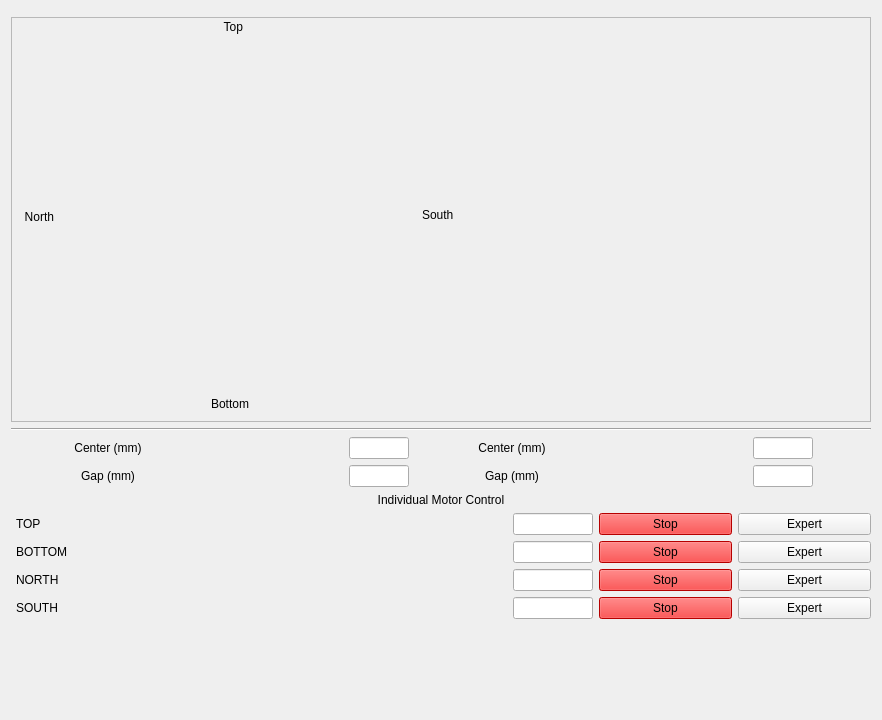
<?xml version="1.0" encoding="UTF-8"?>
<ui version="4.0">
 <class>BeckhoffSlits</class>
 <widget class="PyDMFrame" name="BeckhoffSlits">
  <property name="geometry">
   <rect>
    <x>0</x>
    <y>0</y>
    <width>878</width>
    <height>720</height>
   </rect>
  </property>
  <property name="windowTitle">
   <string>Form</string>
  </property>
  <layout class="QVBoxLayout" name="verticalLayout">
   <item>
    <widget class="TyphosDisplayTitle" name="TyphosDisplayTitle">
     <property name="toolTip">
      <string/>
     </property>
     <property name="underline_midLineWidth" stdset="0">
      <number>-4</number>
     </property>
    </widget>
   </item>
   <item alignment="Qt::AlignHCenter">
    <widget class="QFrame" name="frame">
     <property name="minimumSize">
      <size>
       <width>860</width>
       <height>405</height>
      </size>
     </property>
     <property name="maximumSize">
      <size>
       <width>860</width>
       <height>16777215</height>
      </size>
     </property>
     <property name="frameShape">
      <enum>QFrame::StyledPanel</enum>
     </property>
     <property name="frameShadow">
      <enum>QFrame::Raised</enum>
     </property>
     <widget class="ClippedScale" name="top_blade">
      <property name="geometry">
       <rect>
        <x>190</x>
        <y>20</y>
        <width>71</width>
        <height>144</height>
       </rect>
      </property>
      <property name="sizePolicy">
       <sizepolicy hsizetype="Fixed" vsizetype="Fixed">
        <horstretch>0</horstretch>
        <verstretch>0</verstretch>
       </sizepolicy>
      </property>
      <property name="baseSize">
       <size>
        <width>0</width>
        <height>0</height>
       </size>
      </property>
      <property name="toolTip">
       <string/>
      </property>
      <property name="precision" stdset="0">
       <number>3</number>
      </property>
      <property name="precisionFromPV" stdset="0">
       <bool>false</bool>
      </property>
      <property name="channel" stdset="0">
       <string>ca://${prefix}:MMS:TOP.RBV</string>
      </property>
      <property name="showValue" stdset="0">
       <bool>false</bool>
      </property>
      <property name="showLimits" stdset="0">
       <bool>false</bool>
      </property>
      <property name="showTicks" stdset="0">
       <bool>false</bool>
      </property>
      <property name="orientation" stdset="0">
       <enum>Qt::Vertical</enum>
      </property>
      <property name="flipScale" stdset="0">
       <bool>false</bool>
      </property>
      <property name="invertedAppearance" stdset="0">
       <bool>false</bool>
      </property>
      <property name="barIndicator" stdset="0">
       <bool>true</bool>
      </property>
      <property name="backgroundColor" stdset="0">
       <color>
        <red>255</red>
        <green>170</green>
        <blue>0</blue>
       </color>
      </property>
      <property name="indicatorColor" stdset="0">
       <color>
        <red>0</red>
        <green>0</green>
        <blue>0</blue>
       </color>
      </property>
      <property name="scaleHeight" stdset="0">
       <number>80</number>
      </property>
      <property name="valuePosition" stdset="0">
       <enum>Qt::TopEdge</enum>
      </property>
      <property name="originAtZero" stdset="0">
       <bool>true</bool>
      </property>
      <property name="limitsFromChannel" stdset="0">
       <bool>true</bool>
      </property>
      <property name="userLowerLimit" stdset="0">
       <double>0.000000000000000</double>
      </property>
      <property name="userUpperLimit" stdset="0">
       <double>0.000000000000000</double>
      </property>
     </widget>
     <widget class="PyDMImageView" name="PyDMImageView">
      <property name="geometry">
       <rect>
        <x>451</x>
        <y>0</y>
        <width>400</width>
        <height>400</height>
       </rect>
      </property>
      <property name="toolTip">
       <string/>
      </property>
      <property name="alarmSensitiveBorder" stdset="0">
       <bool>false</bool>
      </property>
      <property name="colorMap" stdset="0">
       <enum>PyDMImageView::Jet</enum>
      </property>
      <property name="autoDownsample" stdset="0">
       <bool>false</bool>
      </property>
      <property name="normalizeData" stdset="0">
       <bool>false</bool>
      </property>
      <property name="dimensionOrder" stdset="0">
       <enum>PyDMImageView::WidthFirst</enum>
      </property>
      <property name="imageChannel" stdset="0">
       <string>pva://${cam}:${data_source}:Pva:Image</string>
      </property>
     </widget>
     <widget class="PyDMDrawingRectangle" name="PyDMDrawingRectangle">
      <property name="geometry">
       <rect>
        <x>191</x>
        <y>170</y>
        <width>71</width>
        <height>61</height>
       </rect>
      </property>
      <property name="toolTip">
       <string/>
      </property>
      <property name="brush" stdset="0">
       <brush brushstyle="CrossPattern">
        <color alpha="255">
         <red>255</red>
         <green>255</green>
         <blue>255</blue>
        </color>
       </brush>
      </property>
      <property name="penStyle" stdset="0">
       <enum>Qt::SolidLine</enum>
      </property>
      <property name="penColor" stdset="0">
       <color>
        <red>255</red>
        <green>255</green>
        <blue>255</blue>
       </color>
      </property>
     </widget>
     <widget class="QLabel" name="top_lbl">
      <property name="geometry">
       <rect>
        <x>211</x>
        <y>0</y>
        <width>21</width>
        <height>20</height>
       </rect>
      </property>
      <property name="text">
       <string>Top</string>
      </property>
      <property name="alignment">
       <set>Qt::AlignRight|Qt::AlignTrailing|Qt::AlignVCenter</set>
      </property>
     </widget>
     <widget class="QLabel" name="bottom_label">
      <property name="geometry">
       <rect>
        <x>200</x>
        <y>380</y>
        <width>47</width>
        <height>14</height>
       </rect>
      </property>
      <property name="text">
       <string>Bottom</string>
      </property>
     </widget>
     <widget class="ClippedScale" name="north_blade">
      <property name="enabled">
       <bool>false</bool>
      </property>
      <property name="geometry">
       <rect>
        <x>51</x>
        <y>160</y>
        <width>141</width>
        <height>71</height>
       </rect>
      </property>
      <property name="sizePolicy">
       <sizepolicy hsizetype="Expanding" vsizetype="Expanding">
        <horstretch>0</horstretch>
        <verstretch>0</verstretch>
       </sizepolicy>
      </property>
      <property name="toolTip">
       <string/>
      </property>
      <property name="lineWidth">
       <number>1</number>
      </property>
      <property name="midLineWidth">
       <number>0</number>
      </property>
      <property name="precision" stdset="0">
       <number>3</number>
      </property>
      <property name="precisionFromPV" stdset="0">
       <bool>false</bool>
      </property>
      <property name="channel" stdset="0">
       <string>ca://${prefix}:MMS:NORTH.RBV</string>
      </property>
      <property name="showValue" stdset="0">
       <bool>false</bool>
      </property>
      <property name="showLimits" stdset="0">
       <bool>false</bool>
      </property>
      <property name="showTicks" stdset="0">
       <bool>true</bool>
      </property>
      <property name="orientation" stdset="0">
       <enum>Qt::Horizontal</enum>
      </property>
      <property name="flipScale" stdset="0">
       <bool>false</bool>
      </property>
      <property name="invertedAppearance" stdset="0">
       <bool>true</bool>
      </property>
      <property name="barIndicator" stdset="0">
       <bool>true</bool>
      </property>
      <property name="backgroundColor" stdset="0">
       <color>
        <red>255</red>
        <green>170</green>
        <blue>0</blue>
       </color>
      </property>
      <property name="indicatorColor" stdset="0">
       <color>
        <red>0</red>
        <green>0</green>
        <blue>0</blue>
       </color>
      </property>
      <property name="scaleHeight" stdset="0">
       <number>80</number>
      </property>
      <property name="originAtZero" stdset="0">
       <bool>true</bool>
      </property>
      <property name="limitsFromChannel" stdset="0">
       <bool>true</bool>
      </property>
      <property name="userLowerLimit" stdset="0">
       <double>0.000000000000000</double>
      </property>
      <property name="userUpperLimit" stdset="0">
       <double>0.000000000000000</double>
      </property>
     </widget>
     <widget class="QLabel" name="south_label">
      <property name="geometry">
       <rect>
        <x>411</x>
        <y>190</y>
        <width>41</width>
        <height>16</height>
       </rect>
      </property>
      <property name="text">
       <string>South</string>
      </property>
     </widget>
     <widget class="ClippedScale" name="south_blade">
      <property name="enabled">
       <bool>false</bool>
      </property>
      <property name="geometry">
       <rect>
        <x>261</x>
        <y>160</y>
        <width>141</width>
        <height>71</height>
       </rect>
      </property>
      <property name="toolTip">
       <string/>
      </property>
      <property name="precision" stdset="0">
       <number>3</number>
      </property>
      <property name="precisionFromPV" stdset="0">
       <bool>false</bool>
      </property>
      <property name="alarmSensitiveBorder" stdset="0">
       <bool>false</bool>
      </property>
      <property name="channel" stdset="0">
       <string>ca://${prefix}:MMS:SOUTH.RBV</string>
      </property>
      <property name="showValue" stdset="0">
       <bool>false</bool>
      </property>
      <property name="showLimits" stdset="0">
       <bool>false</bool>
      </property>
      <property name="showTicks" stdset="0">
       <bool>false</bool>
      </property>
      <property name="orientation" stdset="0">
       <enum>Qt::Horizontal</enum>
      </property>
      <property name="flipScale" stdset="0">
       <bool>false</bool>
      </property>
      <property name="invertedAppearance" stdset="0">
       <bool>true</bool>
      </property>
      <property name="barIndicator" stdset="0">
       <bool>true</bool>
      </property>
      <property name="backgroundColor" stdset="0">
       <color>
        <red>0</red>
        <green>0</green>
        <blue>0</blue>
       </color>
      </property>
      <property name="indicatorColor" stdset="0">
       <color>
        <red>255</red>
        <green>170</green>
        <blue>0</blue>
       </color>
      </property>
      <property name="scaleHeight" stdset="0">
       <number>80</number>
      </property>
      <property name="valuePosition" stdset="0">
       <enum>Qt::TopEdge</enum>
      </property>
      <property name="limitsFromChannel" stdset="0">
       <bool>true</bool>
      </property>
      <property name="userLowerLimit" stdset="0">
       <double>0.000000000000000</double>
      </property>
      <property name="userUpperLimit" stdset="0">
       <double>0.000000000000000</double>
      </property>
     </widget>
     <widget class="ClippedScale" name="bottom_blade">
      <property name="geometry">
       <rect>
        <x>190</x>
        <y>230</y>
        <width>71</width>
        <height>144</height>
       </rect>
      </property>
      <property name="sizePolicy">
       <sizepolicy hsizetype="Expanding" vsizetype="Expanding">
        <horstretch>0</horstretch>
        <verstretch>0</verstretch>
       </sizepolicy>
      </property>
      <property name="toolTip">
       <string/>
      </property>
      <property name="precision" stdset="0">
       <number>3</number>
      </property>
      <property name="precisionFromPV" stdset="0">
       <bool>false</bool>
      </property>
      <property name="channel" stdset="0">
       <string>ca://${prefix}:MMS:BOTTOM.RBV</string>
      </property>
      <property name="showValue" stdset="0">
       <bool>false</bool>
      </property>
      <property name="showLimits" stdset="0">
       <bool>false</bool>
      </property>
      <property name="showTicks" stdset="0">
       <bool>true</bool>
      </property>
      <property name="orientation" stdset="0">
       <enum>Qt::Vertical</enum>
      </property>
      <property name="flipScale" stdset="0">
       <bool>false</bool>
      </property>
      <property name="invertedAppearance" stdset="0">
       <bool>false</bool>
      </property>
      <property name="barIndicator" stdset="0">
       <bool>true</bool>
      </property>
      <property name="backgroundColor" stdset="0">
       <color>
        <red>0</red>
        <green>0</green>
        <blue>0</blue>
       </color>
      </property>
      <property name="indicatorColor" stdset="0">
       <color>
        <red>255</red>
        <green>170</green>
        <blue>0</blue>
       </color>
      </property>
      <property name="scaleHeight" stdset="0">
       <number>80</number>
      </property>
      <property name="valuePosition" stdset="0">
       <enum>Qt::TopEdge</enum>
      </property>
      <property name="originAtZero" stdset="0">
       <bool>false</bool>
      </property>
      <property name="limitsFromChannel" stdset="0">
       <bool>true</bool>
      </property>
      <property name="userLowerLimit" stdset="0">
       <double>0.000000000000000</double>
      </property>
      <property name="userUpperLimit" stdset="0">
       <double>0.000000000000000</double>
      </property>
     </widget>
     <widget class="QLabel" name="north_label">
      <property name="geometry">
       <rect>
        <x>2</x>
        <y>190</y>
        <width>41</width>
        <height>20</height>
       </rect>
      </property>
      <property name="text">
       <string>North</string>
      </property>
      <property name="alignment">
       <set>Qt::AlignRight|Qt::AlignTrailing|Qt::AlignVCenter</set>
      </property>
     </widget>
    </widget>
   </item>
   <item>
    <widget class="Line" name="line">
     <property name="lineWidth">
      <number>1</number>
     </property>
     <property name="orientation">
      <enum>Qt::Horizontal</enum>
     </property>
    </widget>
   </item>
   <item>
    <layout class="QGridLayout" name="gridLayout">
     <property name="topMargin">
      <number>0</number>
     </property>
     <item row="0" column="2">
      <widget class="PyDMLineEdit" name="PyDMLineEdit_23">
       <property name="sizePolicy">
        <sizepolicy hsizetype="Minimum" vsizetype="Minimum">
         <horstretch>0</horstretch>
         <verstretch>0</verstretch>
        </sizepolicy>
       </property>
       <property name="maximumSize">
        <size>
         <width>60</width>
         <height>16777215</height>
        </size>
       </property>
       <property name="toolTip">
        <string/>
       </property>
       <property name="precision" stdset="0">
        <number>3</number>
       </property>
       <property name="precisionFromPV" stdset="0">
        <bool>false</bool>
       </property>
       <property name="channel" stdset="0">
        <string>ca://${prefix}:XCEN_REQ</string>
       </property>
      </widget>
     </item>
     <item row="1" column="2">
      <widget class="PyDMLineEdit" name="PyDMLineEdit_24">
       <property name="sizePolicy">
        <sizepolicy hsizetype="Minimum" vsizetype="Minimum">
         <horstretch>0</horstretch>
         <verstretch>0</verstretch>
        </sizepolicy>
       </property>
       <property name="maximumSize">
        <size>
         <width>60</width>
         <height>16777215</height>
        </size>
       </property>
       <property name="toolTip">
        <string/>
       </property>
       <property name="precision" stdset="0">
        <number>3</number>
       </property>
       <property name="precisionFromPV" stdset="0">
        <bool>false</bool>
       </property>
       <property name="channel" stdset="0">
        <string>ca://${prefix}:XWID_REQ</string>
       </property>
      </widget>
     </item>
     <item row="1" column="0">
      <widget class="QLabel" name="label_10">
       <property name="sizePolicy">
        <sizepolicy hsizetype="Minimum" vsizetype="Minimum">
         <horstretch>0</horstretch>
         <verstretch>0</verstretch>
        </sizepolicy>
       </property>
       <property name="maximumSize">
        <size>
         <width>80</width>
         <height>16777215</height>
        </size>
       </property>
       <property name="text">
        <string>Gap (mm)</string>
       </property>
       <property name="alignment">
        <set>Qt::AlignCenter</set>
       </property>
       <property name="margin">
        <number>0</number>
       </property>
       <property name="indent">
        <number>5</number>
       </property>
      </widget>
     </item>
     <item row="0" column="1">
      <widget class="PyDMLabel" name="PyDMLabel_47">
       <property name="sizePolicy">
        <sizepolicy hsizetype="Minimum" vsizetype="Minimum">
         <horstretch>0</horstretch>
         <verstretch>0</verstretch>
        </sizepolicy>
       </property>
       <property name="minimumSize">
        <size>
         <width>75</width>
         <height>0</height>
        </size>
       </property>
       <property name="maximumSize">
        <size>
         <width>60</width>
         <height>16777215</height>
        </size>
       </property>
       <property name="toolTip">
        <string/>
       </property>
       <property name="whatsThis">
        <string/>
       </property>
       <property name="precision" stdset="0">
        <number>3</number>
       </property>
       <property name="precisionFromPV" stdset="0">
        <bool>false</bool>
       </property>
       <property name="channel" stdset="0">
        <string>ca://${prefix}:ACTUAL_XCENTER_RBV</string>
       </property>
       <property name="displayFormat" stdset="0">
        <enum>PyDMLabel::Decimal</enum>
       </property>
      </widget>
     </item>
     <item row="0" column="0">
      <widget class="QLabel" name="label_9">
       <property name="sizePolicy">
        <sizepolicy hsizetype="Minimum" vsizetype="Minimum">
         <horstretch>0</horstretch>
         <verstretch>0</verstretch>
        </sizepolicy>
       </property>
       <property name="maximumSize">
        <size>
         <width>80</width>
         <height>16777215</height>
        </size>
       </property>
       <property name="text">
        <string>Center (mm)</string>
       </property>
       <property name="alignment">
        <set>Qt::AlignCenter</set>
       </property>
       <property name="margin">
        <number>0</number>
       </property>
       <property name="indent">
        <number>5</number>
       </property>
      </widget>
     </item>
     <item row="0" column="5">
      <widget class="PyDMLineEdit" name="PyDMLineEdit_7">
       <property name="sizePolicy">
        <sizepolicy hsizetype="Minimum" vsizetype="Minimum">
         <horstretch>0</horstretch>
         <verstretch>0</verstretch>
        </sizepolicy>
       </property>
       <property name="maximumSize">
        <size>
         <width>60</width>
         <height>16777215</height>
        </size>
       </property>
       <property name="toolTip">
        <string/>
       </property>
       <property name="precision" stdset="0">
        <number>3</number>
       </property>
       <property name="precisionFromPV" stdset="0">
        <bool>false</bool>
       </property>
       <property name="channel" stdset="0">
        <string>ca://${prefix}:YCEN_REQ</string>
       </property>
      </widget>
     </item>
     <item row="1" column="5">
      <widget class="PyDMLineEdit" name="PyDMLineEdit_8">
       <property name="sizePolicy">
        <sizepolicy hsizetype="Minimum" vsizetype="Minimum">
         <horstretch>0</horstretch>
         <verstretch>0</verstretch>
        </sizepolicy>
       </property>
       <property name="maximumSize">
        <size>
         <width>60</width>
         <height>16777215</height>
        </size>
       </property>
       <property name="toolTip">
        <string/>
       </property>
       <property name="precision" stdset="0">
        <number>3</number>
       </property>
       <property name="precisionFromPV" stdset="0">
        <bool>false</bool>
       </property>
       <property name="channel" stdset="0">
        <string>ca://${prefix}:YWID_REQ</string>
       </property>
      </widget>
     </item>
     <item row="1" column="4">
      <widget class="PyDMLabel" name="PyDMLabel_46">
       <property name="sizePolicy">
        <sizepolicy hsizetype="Minimum" vsizetype="Minimum">
         <horstretch>0</horstretch>
         <verstretch>0</verstretch>
        </sizepolicy>
       </property>
       <property name="minimumSize">
        <size>
         <width>75</width>
         <height>0</height>
        </size>
       </property>
       <property name="maximumSize">
        <size>
         <width>60</width>
         <height>16777215</height>
        </size>
       </property>
       <property name="toolTip">
        <string/>
       </property>
       <property name="whatsThis">
        <string/>
       </property>
       <property name="precision" stdset="0">
        <number>3</number>
       </property>
       <property name="precisionFromPV" stdset="0">
        <bool>false</bool>
       </property>
       <property name="channel" stdset="0">
        <string>ca://${prefix}:ACTUAL_YWIDTH_RBV</string>
       </property>
       <property name="displayFormat" stdset="0">
        <enum>PyDMLabel::Decimal</enum>
       </property>
      </widget>
     </item>
     <item row="1" column="1">
      <widget class="PyDMLabel" name="PyDMLabel_48">
       <property name="sizePolicy">
        <sizepolicy hsizetype="Minimum" vsizetype="Minimum">
         <horstretch>0</horstretch>
         <verstretch>0</verstretch>
        </sizepolicy>
       </property>
       <property name="minimumSize">
        <size>
         <width>75</width>
         <height>0</height>
        </size>
       </property>
       <property name="maximumSize">
        <size>
         <width>60</width>
         <height>16777215</height>
        </size>
       </property>
       <property name="toolTip">
        <string/>
       </property>
       <property name="whatsThis">
        <string/>
       </property>
       <property name="precision" stdset="0">
        <number>3</number>
       </property>
       <property name="precisionFromPV" stdset="0">
        <bool>false</bool>
       </property>
       <property name="channel" stdset="0">
        <string>ca://${prefix}:ACTUAL_XWIDTH_RBV</string>
       </property>
       <property name="displayFormat" stdset="0">
        <enum>PyDMLabel::Decimal</enum>
       </property>
      </widget>
     </item>
     <item row="0" column="4">
      <widget class="PyDMLabel" name="PyDMLabel_45">
       <property name="sizePolicy">
        <sizepolicy hsizetype="Minimum" vsizetype="Minimum">
         <horstretch>0</horstretch>
         <verstretch>0</verstretch>
        </sizepolicy>
       </property>
       <property name="minimumSize">
        <size>
         <width>75</width>
         <height>0</height>
        </size>
       </property>
       <property name="maximumSize">
        <size>
         <width>60</width>
         <height>16777215</height>
        </size>
       </property>
       <property name="toolTip">
        <string/>
       </property>
       <property name="whatsThis">
        <string/>
       </property>
       <property name="precision" stdset="0">
        <number>3</number>
       </property>
       <property name="precisionFromPV" stdset="0">
        <bool>false</bool>
       </property>
       <property name="channel" stdset="0">
        <string>ca://${prefix}:ACTUAL_YCENTER_RBV</string>
       </property>
       <property name="displayFormat" stdset="0">
        <enum>PyDMLabel::Decimal</enum>
       </property>
      </widget>
     </item>
     <item row="0" column="3">
      <widget class="QLabel" name="label_11">
       <property name="sizePolicy">
        <sizepolicy hsizetype="Minimum" vsizetype="Minimum">
         <horstretch>0</horstretch>
         <verstretch>0</verstretch>
        </sizepolicy>
       </property>
       <property name="maximumSize">
        <size>
         <width>80</width>
         <height>16777215</height>
        </size>
       </property>
       <property name="text">
        <string>Center (mm)</string>
       </property>
       <property name="alignment">
        <set>Qt::AlignCenter</set>
       </property>
       <property name="margin">
        <number>0</number>
       </property>
       <property name="indent">
        <number>5</number>
       </property>
      </widget>
     </item>
     <item row="1" column="3">
      <widget class="QLabel" name="label_12">
       <property name="sizePolicy">
        <sizepolicy hsizetype="Minimum" vsizetype="Minimum">
         <horstretch>0</horstretch>
         <verstretch>0</verstretch>
        </sizepolicy>
       </property>
       <property name="maximumSize">
        <size>
         <width>80</width>
         <height>16777215</height>
        </size>
       </property>
       <property name="text">
        <string>Gap (mm)</string>
       </property>
       <property name="alignment">
        <set>Qt::AlignCenter</set>
       </property>
       <property name="margin">
        <number>0</number>
       </property>
       <property name="indent">
        <number>5</number>
       </property>
      </widget>
     </item>
    </layout>
   </item>
   <item>
    <widget class="QLabel" name="label_13">
     <property name="font">
      <font>
       <italic>false</italic>
      </font>
     </property>
     <property name="text">
      <string>Individual Motor Control</string>
     </property>
     <property name="alignment">
      <set>Qt::AlignCenter</set>
     </property>
    </widget>
   </item>
   <item>
    <layout class="QGridLayout" name="gridLayout_2">
     <property name="topMargin">
      <number>0</number>
     </property>
     <item row="2" column="1">
      <widget class="PyDMByteIndicator" name="PyDMByteIndicator_4">
       <property name="toolTip">
        <string/>
       </property>
       <property name="channel" stdset="0">
        <string>ca://${prefix}:MMS:NORTH.LLS</string>
       </property>
       <property name="onColor" stdset="0">
        <color>
         <red>255</red>
         <green>255</green>
         <blue>0</blue>
        </color>
       </property>
       <property name="showLabels" stdset="0">
        <bool>false</bool>
       </property>
       <property name="circles" stdset="0">
        <bool>true</bool>
       </property>
      </widget>
     </item>
     <item row="0" column="1">
      <widget class="PyDMByteIndicator" name="PyDMByteIndicator">
       <property name="toolTip">
        <string/>
       </property>
       <property name="channel" stdset="0">
        <string>ca://${prefix}:MMS:TOP.LLS</string>
       </property>
       <property name="onColor" stdset="0">
        <color>
         <red>255</red>
         <green>255</green>
         <blue>0</blue>
        </color>
       </property>
       <property name="showLabels" stdset="0">
        <bool>false</bool>
       </property>
       <property name="circles" stdset="0">
        <bool>true</bool>
       </property>
      </widget>
     </item>
     <item row="1" column="2">
      <widget class="PyDMLabel" name="PyDMLabel_2">
       <property name="maximumSize">
        <size>
         <width>80</width>
         <height>16777215</height>
        </size>
       </property>
       <property name="toolTip">
        <string/>
       </property>
       <property name="showUnits" stdset="0">
        <bool>true</bool>
       </property>
       <property name="channel" stdset="0">
        <string>ca://${prefix}:MMS:BOTTOM.RBV</string>
       </property>
      </widget>
     </item>
     <item row="0" column="3">
      <widget class="PyDMByteIndicator" name="PyDMByteIndicator_2">
       <property name="toolTip">
        <string/>
       </property>
       <property name="channel" stdset="0">
        <string>ca://${prefix}:MMS:TOP.HLS</string>
       </property>
       <property name="onColor" stdset="0">
        <color>
         <red>255</red>
         <green>255</green>
         <blue>0</blue>
        </color>
       </property>
       <property name="showLabels" stdset="0">
        <bool>false</bool>
       </property>
       <property name="circles" stdset="0">
        <bool>true</bool>
       </property>
      </widget>
     </item>
     <item row="1" column="0">
      <widget class="QLabel" name="label_4">
       <property name="text">
        <string>BOTTOM</string>
       </property>
       <property name="indent">
        <number>5</number>
       </property>
      </widget>
     </item>
     <item row="3" column="3">
      <widget class="PyDMByteIndicator" name="PyDMByteIndicator_8">
       <property name="toolTip">
        <string/>
       </property>
       <property name="channel" stdset="0">
        <string>ca://${prefix}:MMS:SOUTH.HLS</string>
       </property>
       <property name="onColor" stdset="0">
        <color>
         <red>255</red>
         <green>255</green>
         <blue>0</blue>
        </color>
       </property>
       <property name="showLabels" stdset="0">
        <bool>false</bool>
       </property>
       <property name="circles" stdset="0">
        <bool>true</bool>
       </property>
      </widget>
     </item>
     <item row="1" column="6">
      <widget class="PyDMShellCommand" name="PyDMShellCommand_2">
       <property name="toolTip">
        <string/>
       </property>
       <property name="text">
        <string>Expert</string>
       </property>
       <property name="commands" stdset="0">
        <stringlist>
         <string>typhos &quot;pcdsdevices.epics_motor.BeckhoffAxis[{'prefix':'${prefix}:MMS:BOTTOM','name':'${name}_bottom'}]&quot;</string>
        </stringlist>
       </property>
      </widget>
     </item>
     <item row="3" column="2">
      <widget class="PyDMLabel" name="PyDMLabel_4">
       <property name="maximumSize">
        <size>
         <width>80</width>
         <height>16777215</height>
        </size>
       </property>
       <property name="toolTip">
        <string/>
       </property>
       <property name="showUnits" stdset="0">
        <bool>true</bool>
       </property>
       <property name="channel" stdset="0">
        <string>ca://${prefix}:MMS:SOUTH.RBV</string>
       </property>
      </widget>
     </item>
     <item row="2" column="4">
      <widget class="PyDMLineEdit" name="PyDMLineEdit_3">
       <property name="sizePolicy">
        <sizepolicy hsizetype="Minimum" vsizetype="Fixed">
         <horstretch>0</horstretch>
         <verstretch>0</verstretch>
        </sizepolicy>
       </property>
       <property name="maximumSize">
        <size>
         <width>80</width>
         <height>16777215</height>
        </size>
       </property>
       <property name="toolTip">
        <string/>
       </property>
       <property name="channel" stdset="0">
        <string>ca://${prefix}:MMS:NORTH.VAL</string>
       </property>
      </widget>
     </item>
     <item row="2" column="0">
      <widget class="QLabel" name="label_3">
       <property name="text">
        <string>NORTH</string>
       </property>
       <property name="indent">
        <number>5</number>
       </property>
      </widget>
     </item>
     <item row="0" column="4">
      <widget class="PyDMLineEdit" name="PyDMLineEdit">
       <property name="sizePolicy">
        <sizepolicy hsizetype="Minimum" vsizetype="Fixed">
         <horstretch>0</horstretch>
         <verstretch>0</verstretch>
        </sizepolicy>
       </property>
       <property name="maximumSize">
        <size>
         <width>80</width>
         <height>16777215</height>
        </size>
       </property>
       <property name="toolTip">
        <string/>
       </property>
       <property name="channel" stdset="0">
        <string>ca://${prefix}:MMS:TOP.VAL</string>
       </property>
      </widget>
     </item>
     <item row="2" column="2">
      <widget class="PyDMLabel" name="PyDMLabel_3">
       <property name="maximumSize">
        <size>
         <width>80</width>
         <height>16777215</height>
        </size>
       </property>
       <property name="toolTip">
        <string/>
       </property>
       <property name="showUnits" stdset="0">
        <bool>true</bool>
       </property>
       <property name="channel" stdset="0">
        <string>ca://${prefix}:MMS:NORTH.RBV</string>
       </property>
      </widget>
     </item>
     <item row="3" column="5">
      <widget class="PyDMPushButton" name="PyDMPushButton_4">
       <property name="toolTip">
        <string/>
       </property>
       <property name="styleSheet">
        <string notr="true">background-color: red;</string>
       </property>
       <property name="text">
        <string>Stop</string>
       </property>
       <property name="channel" stdset="0">
        <string>ca://${prefix}:MMS:SOUTH.STOP</string>
       </property>
       <property name="pressValue" stdset="0">
        <string>1</string>
       </property>
      </widget>
     </item>
     <item row="3" column="1">
      <widget class="PyDMByteIndicator" name="PyDMByteIndicator_5">
       <property name="toolTip">
        <string/>
       </property>
       <property name="channel" stdset="0">
        <string>ca://${prefix}:MMS:SOUTH.LLS</string>
       </property>
       <property name="onColor" stdset="0">
        <color>
         <red>255</red>
         <green>255</green>
         <blue>0</blue>
        </color>
       </property>
       <property name="showLabels" stdset="0">
        <bool>false</bool>
       </property>
       <property name="circles" stdset="0">
        <bool>true</bool>
       </property>
      </widget>
     </item>
     <item row="1" column="4">
      <widget class="PyDMLineEdit" name="PyDMLineEdit_2">
       <property name="sizePolicy">
        <sizepolicy hsizetype="Minimum" vsizetype="Fixed">
         <horstretch>0</horstretch>
         <verstretch>0</verstretch>
        </sizepolicy>
       </property>
       <property name="maximumSize">
        <size>
         <width>80</width>
         <height>16777215</height>
        </size>
       </property>
       <property name="toolTip">
        <string/>
       </property>
       <property name="channel" stdset="0">
        <string>ca://${prefix}:MMS:BOTTOM.VAL</string>
       </property>
      </widget>
     </item>
     <item row="0" column="2">
      <widget class="PyDMLabel" name="PyDMLabel">
       <property name="maximumSize">
        <size>
         <width>80</width>
         <height>16777215</height>
        </size>
       </property>
       <property name="toolTip">
        <string/>
       </property>
       <property name="showUnits" stdset="0">
        <bool>true</bool>
       </property>
       <property name="channel" stdset="0">
        <string>ca://${prefix}:MMS:TOP.RBV</string>
       </property>
      </widget>
     </item>
     <item row="3" column="4">
      <widget class="PyDMLineEdit" name="PyDMLineEdit_4">
       <property name="sizePolicy">
        <sizepolicy hsizetype="Minimum" vsizetype="Fixed">
         <horstretch>0</horstretch>
         <verstretch>0</verstretch>
        </sizepolicy>
       </property>
       <property name="maximumSize">
        <size>
         <width>80</width>
         <height>16777215</height>
        </size>
       </property>
       <property name="toolTip">
        <string/>
       </property>
       <property name="channel" stdset="0">
        <string>ca://${prefix}:MMS:SOUTH.VAL</string>
       </property>
      </widget>
     </item>
     <item row="0" column="0">
      <widget class="QLabel" name="label">
       <property name="text">
        <string>TOP</string>
       </property>
       <property name="indent">
        <number>5</number>
       </property>
      </widget>
     </item>
     <item row="2" column="6">
      <widget class="PyDMShellCommand" name="PyDMShellCommand_3">
       <property name="toolTip">
        <string/>
       </property>
       <property name="text">
        <string>Expert</string>
       </property>
       <property name="commands" stdset="0">
        <stringlist>
         <string>typhos &quot;pcdsdevices.epics_motor.BeckhoffAxis[{'prefix':'${prefix}:MMS:NORTH','name':'${name}_north'}]&quot;</string>
        </stringlist>
       </property>
      </widget>
     </item>
     <item row="1" column="1">
      <widget class="PyDMByteIndicator" name="PyDMByteIndicator_3">
       <property name="toolTip">
        <string/>
       </property>
       <property name="channel" stdset="0">
        <string>ca://${prefix}:MMS:BOTTOM.LLS</string>
       </property>
       <property name="onColor" stdset="0">
        <color>
         <red>255</red>
         <green>255</green>
         <blue>0</blue>
        </color>
       </property>
       <property name="showLabels" stdset="0">
        <bool>false</bool>
       </property>
       <property name="circles" stdset="0">
        <bool>true</bool>
       </property>
      </widget>
     </item>
     <item row="0" column="6">
      <widget class="PyDMShellCommand" name="PyDMShellCommand">
       <property name="toolTip">
        <string/>
       </property>
       <property name="text">
        <string>Expert</string>
       </property>
       <property name="showIcon" stdset="0">
        <bool>true</bool>
       </property>
       <property name="commands" stdset="0">
        <stringlist>
         <string>typhos &quot;pcdsdevices.epics_motor.BeckhoffAxis[{'prefix':'${prefix}:MMS:TOP','name':'${name}_top'}]&quot;</string>
        </stringlist>
       </property>
      </widget>
     </item>
     <item row="3" column="6">
      <widget class="PyDMShellCommand" name="PyDMShellCommand_4">
       <property name="toolTip">
        <string/>
       </property>
       <property name="text">
        <string>Expert</string>
       </property>
       <property name="commands" stdset="0">
        <stringlist>
         <string>typhos &quot;pcdsdevices.epics_motor.BeckhoffAxis[{'prefix':'${prefix}:MMS:SOUTH','name':'${name}_south'}]&quot;</string>
        </stringlist>
       </property>
      </widget>
     </item>
     <item row="0" column="5">
      <widget class="PyDMPushButton" name="PyDMPushButton">
       <property name="toolTip">
        <string/>
       </property>
       <property name="styleSheet">
        <string notr="true">background-color: red;</string>
       </property>
       <property name="text">
        <string>Stop</string>
       </property>
       <property name="channel" stdset="0">
        <string>ca://${prefix}:MMS:TOP.STOP</string>
       </property>
       <property name="pressValue" stdset="0">
        <string>1</string>
       </property>
      </widget>
     </item>
     <item row="1" column="3">
      <widget class="PyDMByteIndicator" name="PyDMByteIndicator_6">
       <property name="toolTip">
        <string/>
       </property>
       <property name="channel" stdset="0">
        <string>ca://${prefix}:MMS:BOTTOM.HLS</string>
       </property>
       <property name="onColor" stdset="0">
        <color>
         <red>255</red>
         <green>255</green>
         <blue>0</blue>
        </color>
       </property>
       <property name="showLabels" stdset="0">
        <bool>false</bool>
       </property>
       <property name="circles" stdset="0">
        <bool>true</bool>
       </property>
      </widget>
     </item>
     <item row="3" column="0">
      <widget class="QLabel" name="label_2">
       <property name="text">
        <string>SOUTH</string>
       </property>
       <property name="indent">
        <number>5</number>
       </property>
      </widget>
     </item>
     <item row="2" column="3">
      <widget class="PyDMByteIndicator" name="PyDMByteIndicator_7">
       <property name="toolTip">
        <string/>
       </property>
       <property name="channel" stdset="0">
        <string>ca://${prefix}:MMS:NORTH.HLS</string>
       </property>
       <property name="onColor" stdset="0">
        <color>
         <red>255</red>
         <green>255</green>
         <blue>0</blue>
        </color>
       </property>
       <property name="showLabels" stdset="0">
        <bool>false</bool>
       </property>
       <property name="circles" stdset="0">
        <bool>true</bool>
       </property>
      </widget>
     </item>
     <item row="1" column="5">
      <widget class="PyDMPushButton" name="PyDMPushButton_2">
       <property name="toolTip">
        <string/>
       </property>
       <property name="styleSheet">
        <string notr="true">background-color: red;</string>
       </property>
       <property name="text">
        <string>Stop</string>
       </property>
       <property name="channel" stdset="0">
        <string>ca://${prefix}:MMS:BOTTOM.STOP</string>
       </property>
       <property name="pressValue" stdset="0">
        <string>1</string>
       </property>
      </widget>
     </item>
     <item row="2" column="5">
      <widget class="PyDMPushButton" name="PyDMPushButton_3">
       <property name="toolTip">
        <string/>
       </property>
       <property name="styleSheet">
        <string notr="true">background-color: red;</string>
       </property>
       <property name="text">
        <string>Stop</string>
       </property>
       <property name="channel" stdset="0">
        <string>ca://${prefix}:MMS:NORTH.STOP</string>
       </property>
       <property name="pressValue" stdset="0">
        <string>1</string>
       </property>
      </widget>
     </item>
    </layout>
   </item>
   <item>
    <spacer name="verticalSpacer">
     <property name="orientation">
      <enum>Qt::Vertical</enum>
     </property>
     <property name="sizeHint" stdset="0">
      <size>
       <width>20</width>
       <height>40</height>
      </size>
     </property>
    </spacer>
   </item>
  </layout>
 </widget>
 <customwidgets>
  <customwidget>
   <class>PyDMLabel</class>
   <extends>QLabel</extends>
   <header>pydm.widgets.label</header>
  </customwidget>
  <customwidget>
   <class>PyDMByteIndicator</class>
   <extends>QWidget</extends>
   <header>pydm.widgets.byte</header>
  </customwidget>
  <customwidget>
   <class>PyDMDrawingRectangle</class>
   <extends>QWidget</extends>
   <header>pydm.widgets.drawing</header>
  </customwidget>
  <customwidget>
   <class>PyDMFrame</class>
   <extends>QFrame</extends>
   <header>pydm.widgets.frame</header>
   <container>1</container>
  </customwidget>
  <customwidget>
   <class>PyDMImageView</class>
   <extends>QWidget</extends>
   <header>pydm.widgets.image</header>
  </customwidget>
  <customwidget>
   <class>PyDMLineEdit</class>
   <extends>QLineEdit</extends>
   <header>pydm.widgets.line_edit</header>
  </customwidget>
  <customwidget>
   <class>PyDMPushButton</class>
   <extends>QPushButton</extends>
   <header>pydm.widgets.pushbutton</header>
  </customwidget>
  <customwidget>
   <class>PyDMShellCommand</class>
   <extends>QPushButton</extends>
   <header>pydm.widgets.shell_command</header>
  </customwidget>
  <customwidget>
   <class>PyDMScaleIndicator</class>
   <extends>QFrame</extends>
   <header>pydm.widgets.scale</header>
  </customwidget>
  <customwidget>
   <class>TyphosDisplayTitle</class>
   <extends>QFrame</extends>
   <header>typhos.display</header>
  </customwidget>
  <customwidget>
   <class>ClippedScale</class>
   <extends>PyDMScaleIndicator</extends>
   <header location="global">pcdsdevices.widgets.ClippedScale</header>
  </customwidget>
 </customwidgets>
 <resources/>
 <connections/>
</ui>
